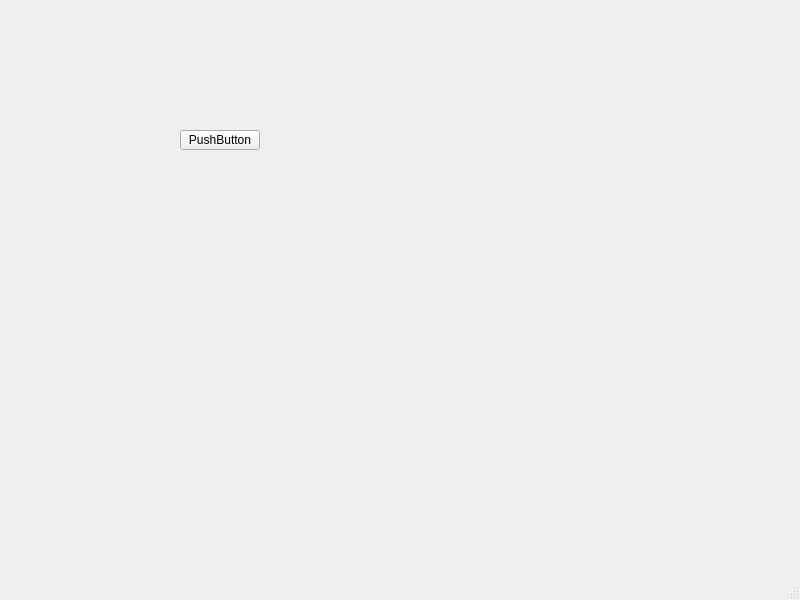
<?xml version="1.0" encoding="UTF-8"?>
<ui version="4.0">
 <class>MainWindow</class>
 <widget class="QMainWindow" name="MainWindow">
  <property name="geometry">
   <rect>
    <x>0</x>
    <y>0</y>
    <width>800</width>
    <height>600</height>
   </rect>
  </property>
  <property name="windowTitle">
   <string>MainWindow</string>
  </property>
  <widget class="QWidget" name="centralwidget">
   <widget class="QPushButton" name="pushButton">
    <property name="geometry">
     <rect>
      <x>180</x>
      <y>130</y>
      <width>80</width>
      <height>20</height>
     </rect>
    </property>
    <property name="text">
     <string>PushButton</string>
    </property>
   </widget>
  </widget>
  <widget class="QMenuBar" name="menubar">
   <property name="geometry">
    <rect>
     <x>0</x>
     <y>0</y>
     <width>800</width>
     <height>21</height>
    </rect>
   </property>
  </widget>
  <widget class="QStatusBar" name="statusbar"/>
 </widget>
 <resources/>
 <connections/>
</ui>
